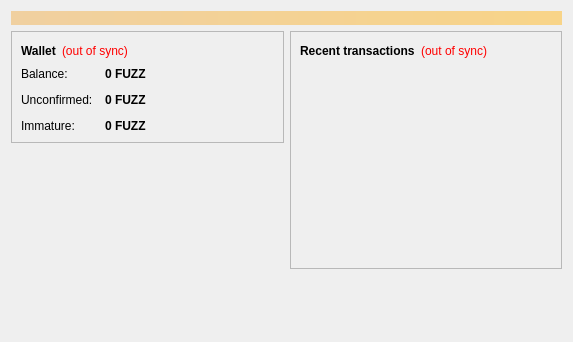
<?xml version="1.0" encoding="UTF-8"?>
<ui version="4.0">
 <class>OverviewPage</class>
 <widget class="QWidget" name="OverviewPage">
  <property name="geometry">
   <rect>
    <x>0</x>
    <y>0</y>
    <width>573</width>
    <height>342</height>
   </rect>
  </property>
  <property name="windowTitle">
   <string>Form</string>
  </property>
  <layout class="QVBoxLayout" name="topLayout">
   <item>
    <widget class="QLabel" name="labelAlerts">
     <property name="visible">
      <bool>false</bool>
     </property>
     <property name="styleSheet">
      <string notr="true">background-color: qlineargradient(x1: 0, y1: 0, x2: 1, y2: 0, stop:0 #F0D0A0, stop:1 #F8D488); color:#000000;</string>
     </property>
     <property name="wordWrap">
      <bool>true</bool>
     </property>
     <property name="margin">
      <number>3</number>
     </property>
    </widget>
   </item>
   <item>
    <layout class="QHBoxLayout" name="horizontalLayout" stretch="1,1">
     <item>
      <layout class="QVBoxLayout" name="verticalLayout_2">
       <item>
        <widget class="QFrame" name="frame">
         <property name="frameShape">
          <enum>QFrame::StyledPanel</enum>
         </property>
         <property name="frameShadow">
          <enum>QFrame::Raised</enum>
         </property>
         <layout class="QVBoxLayout" name="verticalLayout_4">
          <item>
           <layout class="QHBoxLayout" name="horizontalLayout_4">
            <item>
             <widget class="QLabel" name="label_5">
              <property name="font">
               <font>
                <weight>75</weight>
                <bold>true</bold>
               </font>
              </property>
              <property name="text">
               <string>Wallet</string>
              </property>
             </widget>
            </item>
            <item>
             <widget class="QLabel" name="labelWalletStatus">
              <property name="toolTip">
               <string>The displayed information may be out of date. Your wallet automatically synchronizes with the FuzzCoin network after a connection is established, but this process has not completed yet.</string>
              </property>
              <property name="styleSheet">
               <string notr="true">QLabel { color: red; }</string>
              </property>
              <property name="text">
               <string notr="true">(out of sync)</string>
              </property>
              <property name="alignment">
               <set>Qt::AlignLeading|Qt::AlignLeft|Qt::AlignVCenter</set>
              </property>
             </widget>
            </item>
            <item>
             <spacer name="horizontalSpacer_2">
              <property name="orientation">
               <enum>Qt::Horizontal</enum>
              </property>
              <property name="sizeHint" stdset="0">
               <size>
                <width>40</width>
                <height>20</height>
               </size>
              </property>
             </spacer>
            </item>
           </layout>
          </item>
          <item>
           <layout class="QFormLayout" name="formLayout_2">
            <property name="fieldGrowthPolicy">
             <enum>QFormLayout::AllNonFixedFieldsGrow</enum>
            </property>
            <property name="horizontalSpacing">
             <number>12</number>
            </property>
            <property name="verticalSpacing">
             <number>12</number>
            </property>
            <item row="0" column="0">
             <widget class="QLabel" name="label">
              <property name="text">
               <string>Balance:</string>
              </property>
             </widget>
            </item>
            <item row="0" column="1">
             <widget class="QLabel" name="labelBalance">
              <property name="font">
               <font>
                <weight>75</weight>
                <bold>true</bold>
               </font>
              </property>
              <property name="cursor">
               <cursorShape>IBeamCursor</cursorShape>
              </property>
              <property name="toolTip">
               <string>Your current balance</string>
              </property>
              <property name="text">
               <string notr="true">0 FUZZ</string>
              </property>
              <property name="textInteractionFlags">
               <set>Qt::LinksAccessibleByMouse|Qt::TextSelectableByKeyboard|Qt::TextSelectableByMouse</set>
              </property>
             </widget>
            </item>
            <item row="1" column="0">
             <widget class="QLabel" name="label_3">
              <property name="text">
               <string>Unconfirmed:</string>
              </property>
             </widget>
            </item>
            <item row="1" column="1">
             <widget class="QLabel" name="labelUnconfirmed">
              <property name="font">
               <font>
                <weight>75</weight>
                <bold>true</bold>
               </font>
              </property>
              <property name="cursor">
               <cursorShape>IBeamCursor</cursorShape>
              </property>
              <property name="toolTip">
               <string>Total of transactions that have yet to be confirmed, and do not yet count toward the current balance</string>
              </property>
              <property name="text">
               <string notr="true">0 FUZZ</string>
              </property>
              <property name="textInteractionFlags">
               <set>Qt::LinksAccessibleByMouse|Qt::TextSelectableByKeyboard|Qt::TextSelectableByMouse</set>
              </property>
             </widget>
            </item>
            <item row="2" column="0">
             <widget class="QLabel" name="labelImmatureText">
              <property name="text">
               <string>Immature:</string>
              </property>
             </widget>
            </item>
            <item row="2" column="1">
             <widget class="QLabel" name="labelImmature">
              <property name="font">
               <font>
                <weight>75</weight>
                <bold>true</bold>
               </font>
              </property>
              <property name="toolTip">
               <string>Mined balance that has not yet matured</string>
              </property>
              <property name="text">
               <string notr="true">0 FUZZ</string>
              </property>
              <property name="textInteractionFlags">
               <set>Qt::LinksAccessibleByMouse|Qt::TextSelectableByKeyboard|Qt::TextSelectableByMouse</set>
              </property>
             </widget>
            </item>
           </layout>
          </item>
         </layout>
        </widget>
       </item>
       <item>
        <widget class="QLabel" name="label_2">
         <property name="sizePolicy">
          <sizepolicy hsizetype="Fixed" vsizetype="Preferred">
           <horstretch>0</horstretch>
           <verstretch>0</verstretch>
          </sizepolicy>
         </property>
         <property name="text">
          <string/>
         </property>
         <property name="pixmap">
          <pixmap resource="../bitcoin.qrc">:/icons/bitcoin</pixmap>
         </property>
         <property name="scaledContents">
          <bool>true</bool>
         </property>
        </widget>
       </item>
       <item>
        <spacer name="verticalSpacer">
         <property name="orientation">
          <enum>Qt::Vertical</enum>
         </property>
         <property name="sizeHint" stdset="0">
          <size>
           <width>20</width>
           <height>40</height>
          </size>
         </property>
        </spacer>
       </item>
      </layout>
     </item>
     <item>
      <layout class="QVBoxLayout" name="verticalLayout_3">
       <item>
        <widget class="QFrame" name="frame_2">
         <property name="frameShape">
          <enum>QFrame::StyledPanel</enum>
         </property>
         <property name="frameShadow">
          <enum>QFrame::Raised</enum>
         </property>
         <layout class="QVBoxLayout" name="verticalLayout">
          <item>
           <layout class="QHBoxLayout" name="horizontalLayout_2">
            <item>
             <widget class="QLabel" name="label_4">
              <property name="text">
               <string>&lt;b&gt;Recent transactions&lt;/b&gt;</string>
              </property>
             </widget>
            </item>
            <item>
             <widget class="QLabel" name="labelTransactionsStatus">
              <property name="toolTip">
               <string>The displayed information may be out of date. Your wallet automatically synchronizes with the FuzzCoin network after a connection is established, but this process has not completed yet.</string>
              </property>
              <property name="styleSheet">
               <string notr="true">QLabel { color: red; }</string>
              </property>
              <property name="text">
               <string notr="true">(out of sync)</string>
              </property>
              <property name="alignment">
               <set>Qt::AlignRight|Qt::AlignTrailing|Qt::AlignVCenter</set>
              </property>
             </widget>
            </item>
            <item>
             <spacer name="horizontalSpacer">
              <property name="orientation">
               <enum>Qt::Horizontal</enum>
              </property>
              <property name="sizeHint" stdset="0">
               <size>
                <width>40</width>
                <height>20</height>
               </size>
              </property>
             </spacer>
            </item>
           </layout>
          </item>
          <item>
           <widget class="QListView" name="listTransactions">
            <property name="styleSheet">
             <string notr="true">QListView { background: transparent; }</string>
            </property>
            <property name="frameShape">
             <enum>QFrame::NoFrame</enum>
            </property>
            <property name="verticalScrollBarPolicy">
             <enum>Qt::ScrollBarAlwaysOff</enum>
            </property>
            <property name="horizontalScrollBarPolicy">
             <enum>Qt::ScrollBarAlwaysOff</enum>
            </property>
            <property name="selectionMode">
             <enum>QAbstractItemView::NoSelection</enum>
            </property>
           </widget>
          </item>
         </layout>
        </widget>
       </item>
       <item>
        <spacer name="verticalSpacer_2">
         <property name="orientation">
          <enum>Qt::Vertical</enum>
         </property>
         <property name="sizeHint" stdset="0">
          <size>
           <width>20</width>
           <height>40</height>
          </size>
         </property>
        </spacer>
       </item>
      </layout>
     </item>
    </layout>
   </item>
  </layout>
 </widget>
 <resources>
  <include location="../bitcoin.qrc"/>
 </resources>
 <connections/>
</ui>
